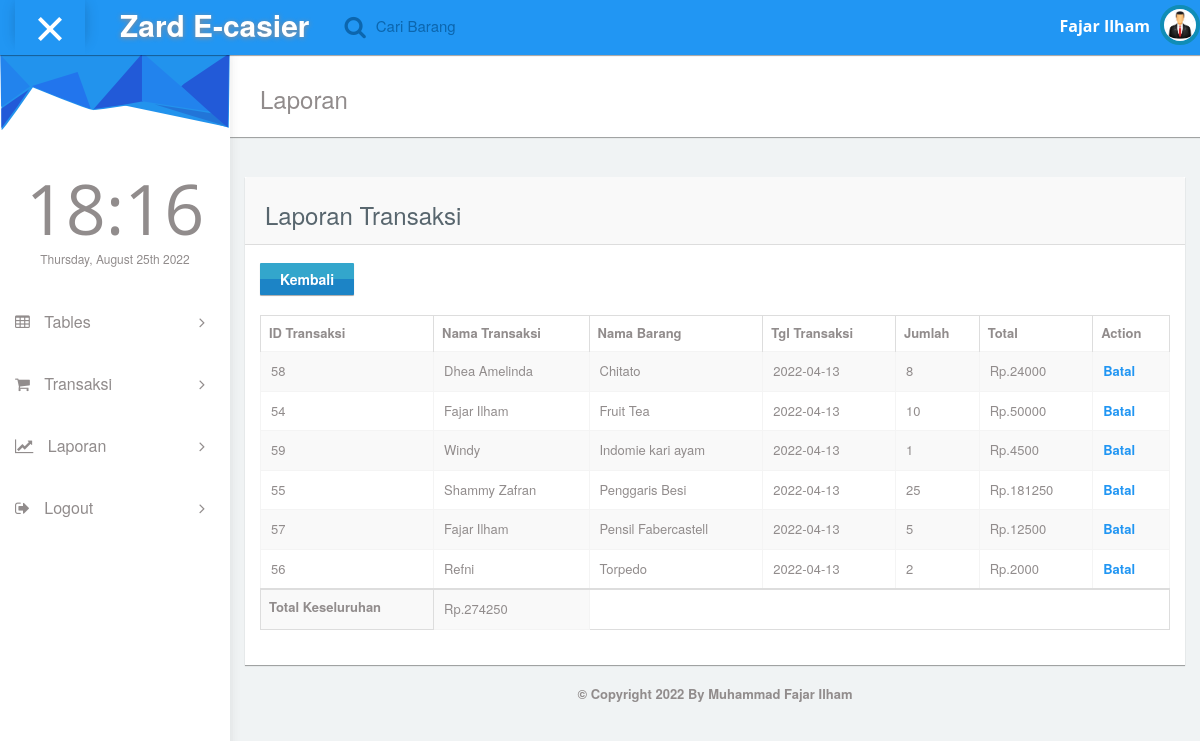
The app's page /laporan.php (signed in) with its own data.
### tables this page shows
CREATE TABLE `transaksi` (
  `id_transaksi` int(50) NOT NULL,
  `nama_transaksi` varchar(50) NOT NULL,
  `nama_barang` varchar(50) NOT NULL,
  `tgl_transaksi` date NOT NULL DEFAULT current_timestamp(),
  `qty` int(50) NOT NULL,
  `harga_satuan` varchar(50) NOT NULL
);

### laporan.php (the view, shortened to what this page needs)
<?php
include "koneksi.php";
?>
<!DOCTYPE html>
<html lang="en">
<head>
    <link rel="stylesheet" type="text/css" href="asset/css/bootstrap.min.css">
      <link rel="stylesheet" type="text/css" href="asset/css/plugins/font-awesome.min.css"/>
      <link rel="stylesheet" type="text/css" href="asset/css/plugins/simple-line-icons.css"/>
      <link rel="stylesheet" type="text/css" href="asset/css/plugins/animate.min.css"/>
      <link rel="stylesheet" type="text/css" href="asset/css/plugins/fullcalendar.min.css"/>
	<link href="asset/css/style.css" rel="stylesheet">
  </head>
 <body id="mimin" class="dashboard">
        <nav class="navbar navbar-default header navbar-fixed-top">
          <div class="col-md-12 nav-wrapper">
            <div class="navbar-header" style="width:100%;">
              <div class="opener-left-menu is-open">
                <span class="bottom"></span>
              </div>
                <a href="index.html" class="navbar-brand">
                 <b>Zard E-casier</b>
                </a>
              <ul class="nav navbar-nav search-nav">
                <li>
                   <div class="search">
                    <span class="fa fa-search icon-search" style="font-size:23px;"></span>
                    <div class="form-group form-animate-text">
                      <input type="text" class="form-text" required>
                      <label class="label-search">Cari Barang  </label>
                    </div>
                  </div>
                </li>
              </ul>
              <ul class="nav navbar-nav navbar-right user-nav">
                <li class="user-name"><span>Fajar Ilham</span></li>
                  <li class="dropdown avatar-dropdown">
                   <img src="asset/img/admin.jpg" class="img-circle avatar" alt="user name" data-toggle="dropdown" aria-haspopup="true" aria-expanded="true"/>
                </li>
              </ul>
            </div>
          </div>
        </nav>
      <div class="container-fluid mimin-wrapper">
            <div id="left-menu">
              <div class="sub-left-menu scroll">
                <ul class="nav nav-list">
                    <li><div class="left-bg"></div></li>
                    <li class="time">
                      <h1 class="animated fadeInLeft">21:00</h1>
                      <p class="animated fadeInRight">Sat,October 1st 2029</p>
                    </li>
                    <li class="ripple"><a href="index.php"><span class="fa fa-table"></span> Tables  <span class="fa-angle-right fa right-arrow text-right"></span> </a>
                    </li>
                    <li class="ripple"><a href="transaksi.php" ><span class="fa fa-shopping-cart"></span> Transaksi  <span class="fa-angle-right fa right-arrow text-right"></span> </a>
                    </li>
                    <li class="ripple"><a href="Laporan.php" ><span class="fa fa-line-chart"></span> Laporan  <span class="fa-angle-right fa right-arrow text-right"></span> </a>
                    </li>
                    <li class="ripple"><a href="logoutt.php" onclick="javascript:return confirm('Yakin Ingin Logout ?');"><span class="fa fa-sign-out"></span> Logout  <span class="fa-angle-right fa right-arrow text-right"></span> </a>
                    </li>
                  </ul>
                </div>
            </div>
            <div id="content">
                <div class="panel">
                <div class="panel-body">
                <div class="col-md-12">
                    <h3 class="animated fadeInLeft">Laporan</h3>
                </div>
              </div>
          </div>
          <div class="col-md-12 top-20 padding-0">
            <div class="col-md-12">
              <div class="panel">
                <div class="panel-heading"><h3>Laporan Transaksi</h3></div><br>
                <div class="col-md-8">
                <a href ="transaksi.php">
                <input  type="button" class=" btn btn-gradient btn-primary" value="Kembali"/>
                </a>
                </div><br><br>
                <div class="panel-body">
                  <div class="responsive-table">
                  <table id="datatables-example" class="table table-striped table-bordered" width="100%" cellspacing="0">
                  <thead>
                    <tr>
                      <th>ID Transaksi</th>
                      <th>Nama Transaksi</th>
                      <th>Nama Barang</th>
                      <th>Tgl Transaksi</th>
                      <th>Jumlah</th>
                      <th>Total</th>
                      <th colspan=2>Action</th>
                    </tr>
                  </thead>
                  <tbody>
                  <?php
                    $sql="SELECT * FROM transaksi ORDER BY nama_barang";
                    $data=mysqli_query($koneksi,$sql);
                    $tot_bayar = 0;
                    while ($r=mysqli_fetch_array($data)) {
                          $total = $r['harga_satuan'] * $r['qty'];
                          $tot_bayar += $total;
                        ?>
						 <tr>
			 	<td><?php echo $r['id_transaksi']; ?></td>
			 	<td><?php echo $r['nama_transaksi']; ?></td>
			 	<td><?php echo $r['nama_barang']; ?></td>
			 	<td><?php echo $r['tgl_transaksi']; ?></td>
			 	<td><?php echo $r['qty']; ?></td>
			 	<td>Rp.<?php echo $total; ?></td>
                 <td><a href="hapuslaporan.php?id_transaksi=<?php echo $r['id_transaksi'];?>"onclick="return confirm('Anda yakin ingin Membatalkan transaksi?')">Batal</td>
                    </tr>
            <?php
                    }
                ?>
                  </tbody>
                  <tr>
				 <th>Total Keseluruhan</th>
				 <td>Rp.<?php echo $tot_bayar;?></td>
                    </table>
                  </div>
              </div>
            </div>
                    </div>
                    <footer>
  <p><b><center>© Copyright 2022 By Muhammad Fajar Ilham</center></b></p>
</footer>
                </div>
      		  </div>
      </div>
  </body>
</html>

### records on screen
transaksi: id_transaksi "58", nama_transaksi "Dhea Amelinda", nama_barang "Chitato", tgl_transaksi "2022-04-13", qty "8", total "24000"
transaksi: id_transaksi "54", nama_transaksi "Fajar Ilham", nama_barang "Fruit Tea", tgl_transaksi "2022-04-13", qty "10", total "50000"
transaksi: id_transaksi "59", nama_transaksi "Windy", nama_barang "Indomie kari ayam", tgl_transaksi "2022-04-13", qty "1", harga_satuan "4500"
transaksi: id_transaksi "55", nama_transaksi "Shammy Zafran", nama_barang "Penggaris Besi", tgl_transaksi "2022-04-13", qty "25", total "181250"
transaksi: id_transaksi "57", nama_transaksi "Fajar Ilham", nama_barang "Pensil Fabercastell", tgl_transaksi "2022-04-13", qty "5", total "12500"
transaksi: id_transaksi "56", nama_transaksi "Refni", nama_barang "Torpedo", tgl_transaksi "2022-04-13", qty "2", total "2000"

### other values on screen
$tot_bayar "274250"
